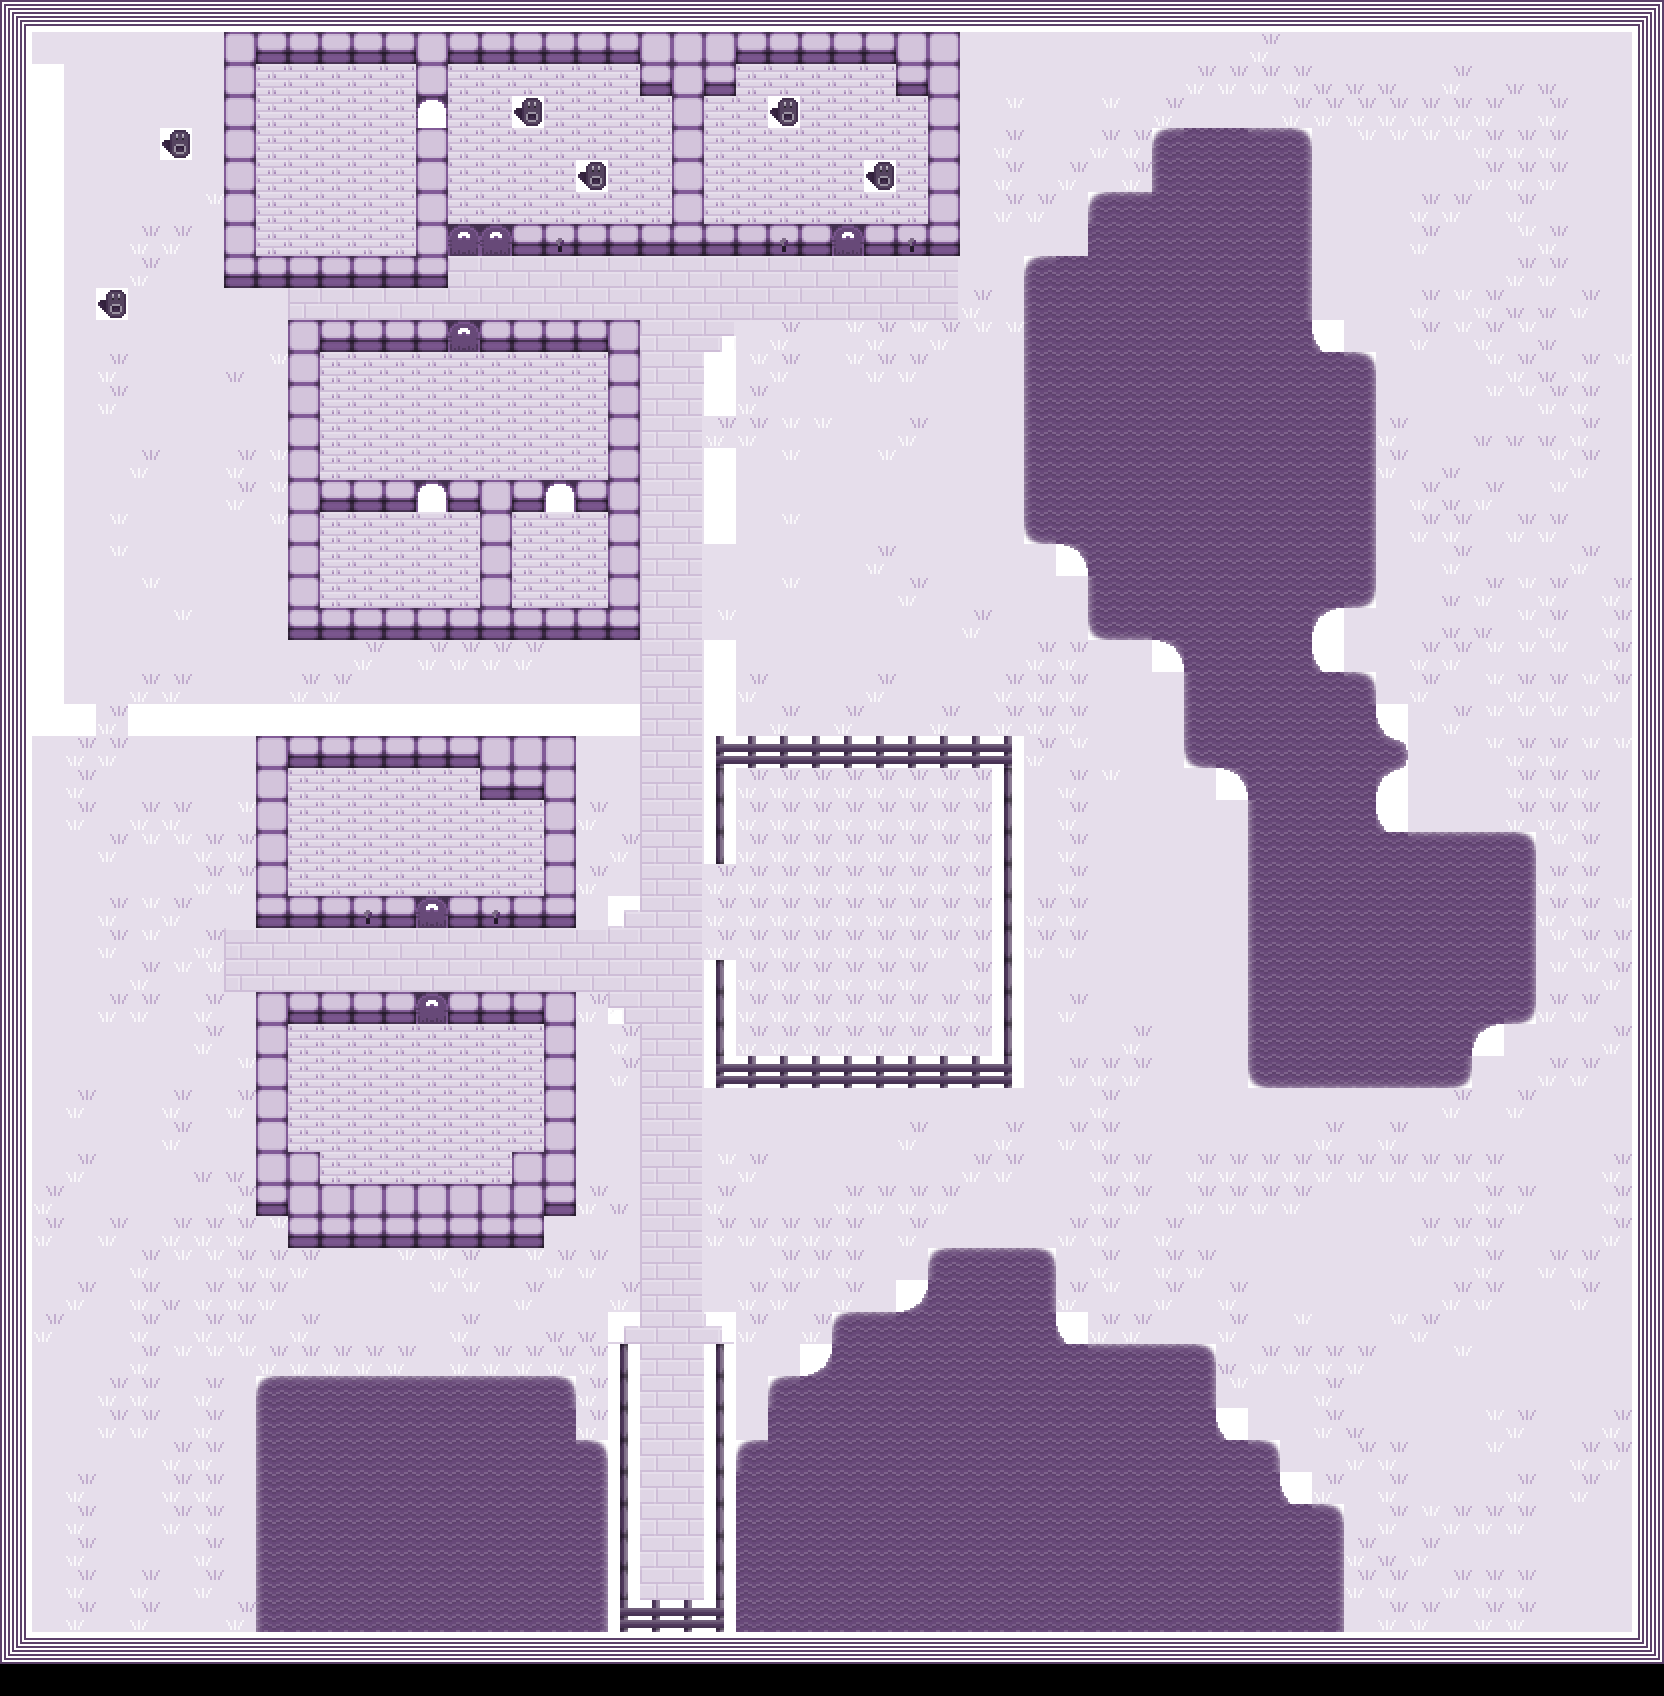

Rendered tile map (Tiled .tmx) drawn with the repository's tilesets; below, a short description and the map source with its tile grids summarised:
An orthogonal 52x53 tile map with 32x32 px tiles, 4 tile layers (tileids, grnd, grnd2, walls).

<map version="1.0" orientation="orthogonal" width="52" height="53" tilewidth="32" tileheight="32">
 <tileset firstgid="1" name="tiles" tilewidth="32" tileheight="32">
  <properties>
   <property name="solid" value="" />
  </properties>
  <image source="tiles.png" trans="ffffff" width="320" height="640" />
  <tile id="0">
   <properties>
    <property name="solid" value="" />
   </properties>
  </tile>
  <tile id="1">
   <properties>
    <property name="solid" value="" />
   </properties>
  </tile>
  <tile id="2">
   <properties>
    <property name="solid" value="" />
    <property name="torchOff" value="" />
   </properties>
  </tile>
  <tile id="3">
   <properties>
    <property name="closedDoor" value="" />
    <property name="solid" value="" />
   </properties>
  </tile>
  <tile id="4">
   <properties>
    <property name="openDoor" value="" />
   </properties>
  </tile>
  <tile id="5">
   <properties>
    <property name="solid" value="" />
    <property name="torchOn" value="" />
   </properties>
  </tile>
  <tile id="15">
   <properties>
    <property name="solid" value="" />
   </properties>
  </tile>
  <tile id="16">
   <properties>
    <property name="solid" value="" />
   </properties>
  </tile>
  <tile id="17">
   <properties>
    <property name="solid" value="" />
   </properties>
  </tile>
  <tile id="18">
   <properties>
    <property name="solid" value="" />
   </properties>
  </tile>
  <tile id="70">
   <properties>
    <property name="solid" value="" />
   </properties>
  </tile>
  <tile id="72">
   <properties>
    <property name="solid" value="" />
   </properties>
  </tile>
  <tile id="80">
   <properties>
    <property name="solid" value="" />
   </properties>
  </tile>
  <tile id="82">
   <properties>
    <property name="solid" value="" />
   </properties>
  </tile>
  <tile id="90">
   <properties>
    <property name="solid" value="" />
   </properties>
  </tile>
  <tile id="91">
   <properties>
    <property name="solid" value="" />
   </properties>
  </tile>
  <tile id="92">
   <properties>
    <property name="solid" value="" />
   </properties>
  </tile>
  <tile id="150">
   <properties>
    <property name="slug" value="" />
    <property name="solid" value="" />
   </properties>
  </tile>
  <tile id="151">
   <properties>
    <property name="slugdead" value="" />
   </properties>
  </tile>
 </tileset>
 <layer name="tileids" width="52" height="53">
  <data>[2756 cells, 152 non-empty, 149 distinct tile ids]</data>
 </layer>
 <layer name="grnd" width="52" height="53">
  <data>[2756 cells, 2704 non-empty, 4 distinct tile ids]</data>
 </layer>
 <layer name="grnd2" width="52" height="53">
  <data>[2756 cells, 1013 non-empty, 31 distinct tile ids]</data>
 </layer>
 <layer name="walls" width="52" height="53">
  <data>[2756 cells, 522 non-empty, 19 distinct tile ids]</data>
 </layer>
 <objectgroup name="obj" width="52" height="53" visible="0" />
</map>